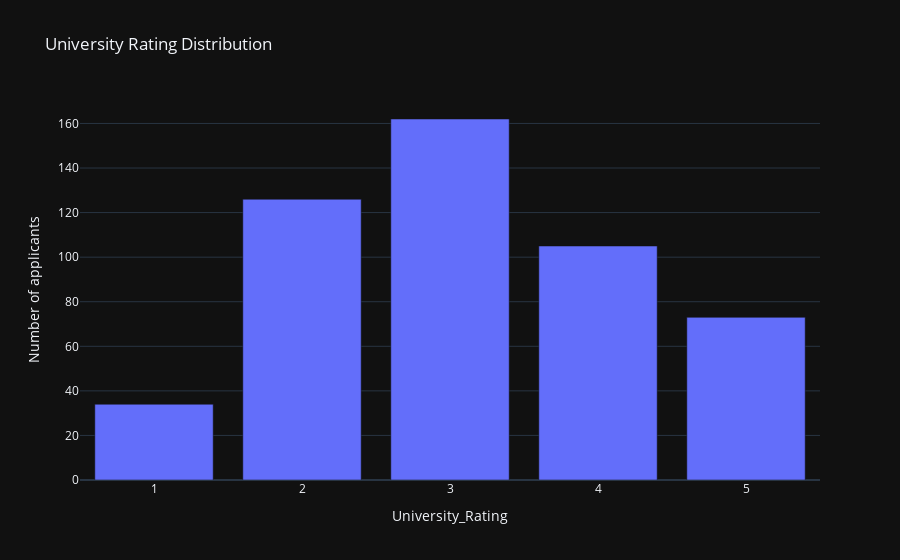

Write notebook code for a chart like this one.
### Code cell
fig = px.bar(Rating_matrix,y='count', x='University_Rating', title='University Rating Distribution')
fig.update_layout(template='plotly_dark',yaxis_title='Number of applicants')
fig.show(renderer='vscode')

### Figure 1 — Plotly figure (JSON) as saved in the notebook; plotly's stock layout.template omitted (floating-point values rounded to 4 significant figures)
{"data": [{"hovertemplate": "University_Rating=%{x}<br>count=%{y}<extra></extra>", "legendgroup": "", "marker": {"color": "#636efa", "pattern": {"shape": ""}}, "name": "", "orientation": "v", "showlegend": false, "textposition": "auto", "type": "bar", "x": [1, 2, 3, 4, 5], "xaxis": "x", "y": [34, 126, 162, 105, 73], "yaxis": "y"}], "layout": {"barmode": "relative", "legend": {"tracegroupgap": 0}, "title": {"text": "University Rating Distribution"}, "xaxis": {"anchor": "y", "domain": [0, 1], "title": {"text": "University_Rating"}}, "yaxis": {"anchor": "x", "domain": [0, 1], "title": {"text": "Number of applicants"}}}}
